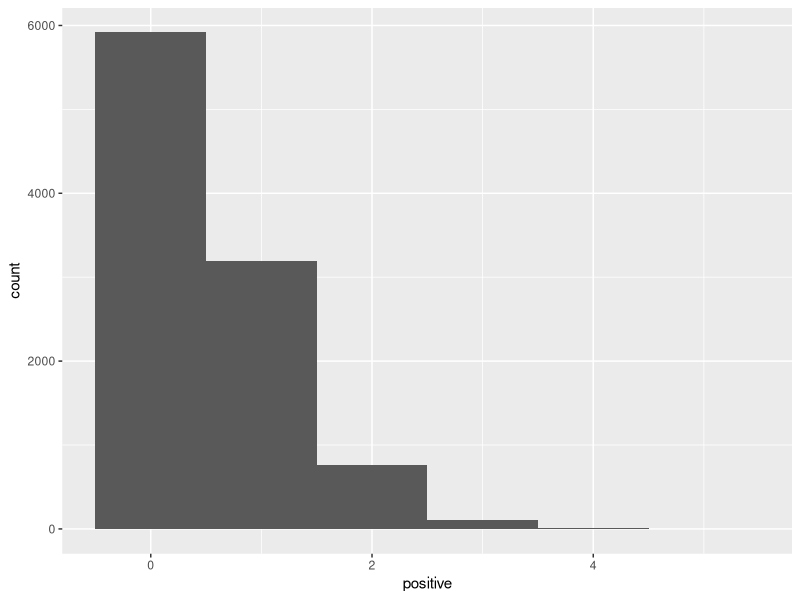
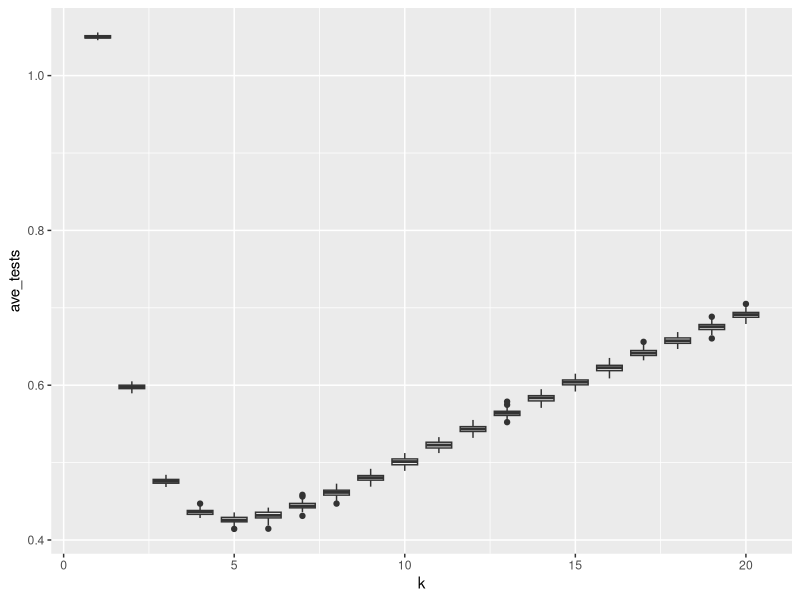

Here is the R script that generated these plots, in order:
## ---- chunk 1
print("Roses are red,")
print("violets are blue,")
print("R's pretty rad,")
print("and Bayes' rule rules.")
## ---- chunk 2

## ---- chunk 3

# This chunk has a name!
# These lines with '#' are comments. 
# The computer ignores them but humans don't. 
# You can use them to clarify code.
#
# It is good coding style to use comments 
# to clarify any confusing lines.

2 + 3 + 5  # Addition
2 * 3 * 5  # Multiplication
(2 ^ 3) ^ 5  # Exponentiation
## ---- chunk 4
# Three variables
a <- 42
b = 42
a <- TRUE # Overwrite a with a new value
word_variable <- 'words go in quotes!'  # Variable names don't have spaces

# A list of the three variables
list_of_data <- list(a, b, word_variable)
print(list_of_data)

## ---- chunk 5
knitr::opts_chunk$set(echo = TRUE)  # Set up knitr
## ---- chunk 6
library(tidyverse)  # Import the tidyverse package
knitr::opts_chunk$set(echo = TRUE)  # ready knitr 
## ---- chunk 7
k <- 10  # Number of people in a pool
samps <- 10000  # The total number of pools we test.

## ---- chunk 8
pos_rate <- 0.05  # The rate at which people have COVID. This is now a variable and is saved.
rbinom(1, size = k, prob = pos_rate)  # This randomly picks the number of people with covid in one pool from a binomial distribution.
## ---- chunk 9
# Make 42 random draws from the binomial distribution.
rbinom(42, size = k, prob = pos_rate)  

# Make 10 random draws, with positive rate of 50%.
rbinom(10, size = k, prob = 0.5)  
## ---- chunk 10
# Write your answer here.

## ---- chunk 11
?rbinom

# Write down the three other types of bionomial function's names. 
## ---- chunk 12
# Make a vector of all the pools, 
# where the i'th pool has the number of people with COVID in it.
positive <- rbinom(n = samps, size = k, prob = pos_rate) 

# Arrange data in a tibble.
# Look in your Environment panel and click pools to see what this data looks like.
pools <- tibble(positive)  
## ---- chunk 13
# Make a plot and say what data we will plot
ggplot(data = pools, aes(x = positive)) +  
  geom_histogram(binwidth = 1) 
## ---- chunk 14
# 'mutate' adds two columns to the data frame, one called 'retest'
# and one called 'tests'. These columns are filled with the values provided.
# You can look at the pools variable before and after running this to see what changed!
pools <- mutate(pools, retest = sign(positive) , tests = 1 + retest * k)  

# Take mean number of tests needed
mean(pools$tests) / k
## ---- chunk 15
pools <- pools %>% 
  mutate(retest = sign(positive) , tests = 1 + retest * k)  
## ---- chunk 16

z = -10 + 3i  # The imaginary number 2 + 3i

z %>%
  Re() %>%  # Take the real part...
  abs() %>% # then take the absolute value...
  log(base = 10)  # then take log base ten.
  

# Same thing but now save it as the variable a
a <- z %>%
  Re() %>%  # Take the real part...
  abs() %>% # then take the absolute value...
  log(base = 10)  # the take the log base ten.

print(a)
## ---- chunk 17

z = -10 + 3i

a = log(abs(Re(z)), base = 10)

## ---- chunk 18

# Modify this code.

z = -10 + 3i  # The imaginary number 2 + 3i

z %>%
  Re() %>%  # Take the real part...
  abs() %>% # then take the absolute value...
  log(base = 10)  # then take the log base ten.
  


## ---- chunk 19

# This function takes in a pool size k and 
# returns the mean number of tests needed
# to identify everybody that has COVID.

calc_tests <- function(k) {
  
  pos_rate <- 0.05
  samps <- 10000
  positive = rbinom(n = samps, size = k, prob = pos_rate)  # Make new data for each run
  pools <-  tibble(positive)
  
  pools <- pools %>%
    mutate(retest = sign(positive) , tests= 1 + retest * k)
  
  output <- mean(pools$tests) / k
  
  output  # Return the mean

}

## ---- chunk 20
calc_tests(2)  # Mean tests needed for when pools have two people each
## ---- chunk 21
# make a new tibble that contains the pool size *k* 
# for each replicate and does each replicate 100 times.
keffects <- tibble(k = rep(seq(20), 100)) 

# Calculate the average number of tests needed
keffects <- keffects %>%
  rowwise() %>%
  mutate(ave_tests = calc_tests(k), poolsize = as.integer(k))  # convert *k* to an integer to get geom_boxplot to work properly. 


ggplot(data = keffects, aes(x = k, y = ave_tests, group = poolsize)) +
  geom_boxplot()




